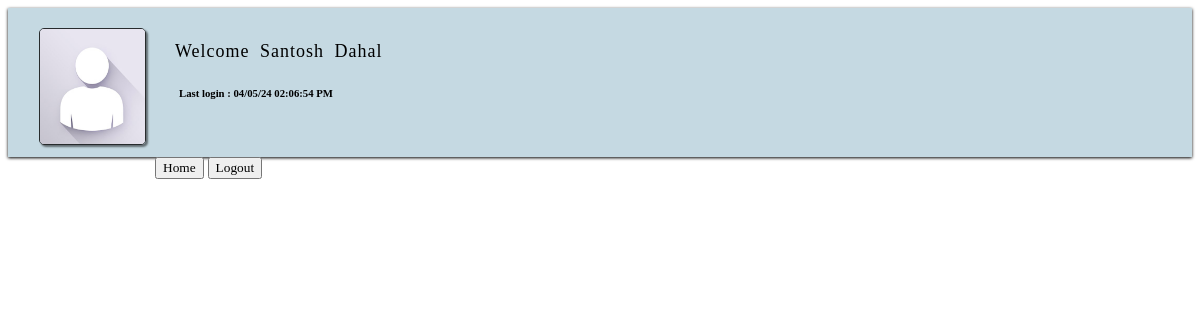
The page /staff_profile_header.php (signed in) on the database as committed earlier.
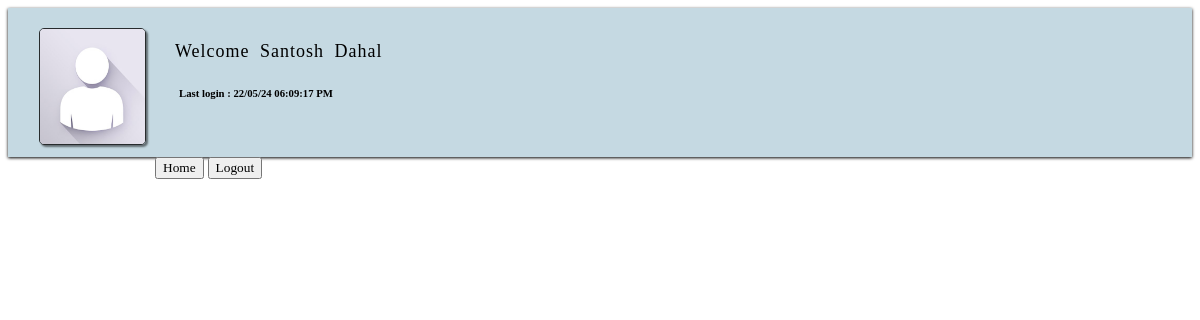
The same page on the database as committed later.
### tables this page shows
CREATE TABLE `bank_staff` (
  `Id` int(255) NOT NULL,
  `staff_name` varchar(50) DEFAULT NULL,
  `staff_id` varchar(50) DEFAULT NULL,
  `Password` varchar(50) DEFAULT NULL,
  `Mobile_no` varchar(50) DEFAULT NULL,
  `Email_id` varchar(50) DEFAULT 'Nill',
  `Gender` varchar(50) DEFAULT NULL,
  `Department` varchar(50) DEFAULT NULL,
  `DOB` varchar(50) DEFAULT NULL,
  `CITIZENSHIP` varchar(50) DEFAULT NULL,
  `PAN` varchar(50) DEFAULT NULL,
  `Home_addr` varchar(50) DEFAULT NULL,
  `Last_login` varchar(50) DEFAULT NULL
);

### staff_profile_header.php (the view, shortened to what this page needs)
<html>
    <head>
    <link rel="stylesheet" type="text/css" href="css/staff_profile_header.css" />
	</head>
<body>
	<?php
		include 'db_connect.php';
        $staff_id = $_SESSION['staff_id'];
		$sql="SELECT * FROM bank_staff WHERE Staff_id= '$staff_id' ";
        $result=$conn->query($sql);
        if($result->num_rows > 0)
		$row = $result->fetch_assoc();
	?>
       <div class="head">
            <div class="customer_details">
			<img src="" onerror="this.src='img/customers/No_image.jpg'"  height="115px" width="105px"/>
			</div>
             <div class="welcome">
             <label>Welcome <?php echo $_SESSION['staff_name']; ?></label><h6 class="lstlogin">Last login : <?php echo $row['Last_login']  ; ?> </h6>
                  </div>
            <a class="staff_home" href="staff_profile.php"><input type="button" name="home" value="Home"></a>
            <a class="staff_logout" href="staff_logout.php"><input type="button" name="logout_btn" value="Logout"></a>
        </div>
        <br>
    </body>
</html>

### css/staff_profile_header.css (style rules this page uses)
* { font-family: verdana; }
.customer_details { margin: 20px 20px; float: left; }
.customer_details img { border: 1px solid rgba(0, 0, 0, 0.8); border-radius: 5px; box-shadow: 2px 2px 2px rgba(0, 0, 0, 0.5); margin-left: 10%; }
.welcome { background-color: #c5d9e2; padding: 33px; box-shadow: 0px 1px 3px black; color: black; }
.welcome label { padding-top: 12px; padding-bottom: 12px; padding-right: 20px; padding-left: 20px; font-size: 18px; letter-spacing: 1px; word-spacing: 5px; }
.welcome .lstlogin { margin-left: 138px; }

Rows that differ between the two databases and show on the page:
changed bank_staff: Last_login "04/05/24 02:06:54 PM" → "22/05/24 06:09:17 PM"
